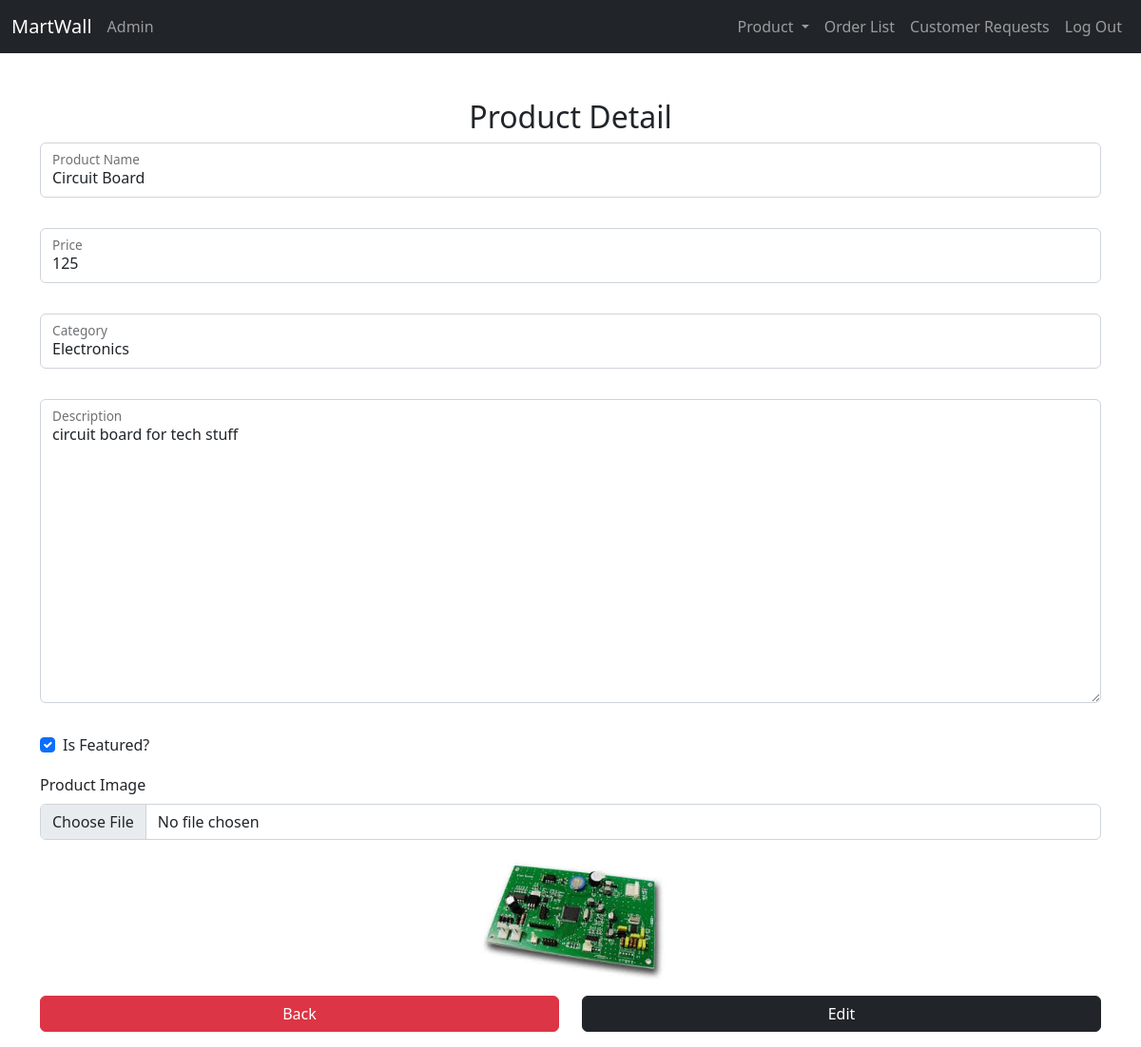
Screenshot of /Product/details/27 (signed in) with the database file from the repository.
### tables this page shows
CREATE TABLE `product` (
  `product_id` int(5) NOT NULL,
  `product_name` varchar(20) NOT NULL,
  `price` double(8,2) NOT NULL,
  `description` text NOT NULL,
  `is_featured` tinyint(1) NOT NULL,
  `category_id` int(5) NOT NULL,
  `product_image` varchar(50) NOT NULL
);

### app/core/Controller.php (called while the page is built, shortened)
<?php
class Controller{
	public function view($name, $data = []){
		include('app/views/' . $name . '.php');
	}
}

### app/controllers/Product.php (called while the page is built, shortened)
<?php
class Product extends \app\core\Controller {
	public function details($product_id) {
		$product = new \app\models\Product();
        $category = new \app\models\Category();
        $product = $product->getProductbyId($product_id);
        $category = $category->getCategories();
        $this->view('Product/adminProductDetail',  ['category'=>$category, 'product'=>$product]);
	}
}

### app/core/App.php (called while the page is built, shortened)
<?php
class App{
	private $method = 'index';
	public function __construct(){
		$url = self::parseUrl();
		if(isset($url[0])){
			unset($url[0]);
		}
		$this->controller = new $this->controller;
		if(isset($url[1])){
			if(method_exists($this->controller, $url[1])){
				$this->method = $url[1];
			}
			unset($url[1]);
		}
		$params = $url ? array_values($url) : [];
		call_user_func_array([$this->controller, $this->method], $params);
	}
	public static function parseUrl(){
		if(isset($_GET['url'])) {
			return explode('/',
				filter_var(
					rtrim($_GET['url'], '/')),
				FILTER_SANITIZE_URL);
		}
	}
}

### index.php (called while the page is built, shortened)
<?php
	new app\core\App();

### app/models/Product.php (called while the page is built, shortened)
<?php
class Product extends \app\core\Model {
  public function getProductbyId($product_id){
		$SQL = "SELECT * FROM product WHERE product_id=:product_id";
		$STMT = self::$_connection->prepare($SQL);
		$STMT->execute(['product_id'=>$product_id]);
		$STMT->setFetchMode(\PDO::FETCH_CLASS, 'app\models\Product');
		return $STMT->fetch();
	}
}

### app/core/Model.php (called while the page is built, shortened)
<?php
class Model {
	public function __construct(){
		$server = 'localhost';
		$dbname = 'ecom_project';
		$username = 'root';
		$password = '';
	}
}

### app/models/Category.php (called while the page is built, shortened)
<?php
class Category extends \app\core\Model{
	public function getCategories(){
		$SQL = "SELECT * FROM category";
		$STMT = self::$_connection->prepare($SQL);
		$STMT->execute();
		$STMT->setFetchMode(\PDO::FETCH_CLASS, 'app\models\Category');
		return $STMT->fetchAll();
	}
}

### app/views/Product/adminProductDetail.php (the view, shortened to what this page needs)
<!DOCTYPE html>
<html lang="en">
    <head>
        <link href="https://cdn.jsdelivr.net/npm/bootstrap@5.2.3/dist/css/bootstrap.min.css" rel="stylesheet">
    </head>
    <body>
        <?php include 'app\views\includes\adminHeader.php'; ?>
        <div class="container mt-5">
            <h2 class="h1-responsive font-weight-bold text-center">Product Detail</h2>
            <form action='' method='post' enctype='multipart/form-data'>
                <div class="row mb-3">
                    <div class="col">
                        <div class="form-floating mb-3">
                            <input type="text"  class="form-control" id="product_name" name="product_name" placeholder="Name" value="<?=$data['product']->product_name?>">
                            <label for=""product_name" class="col-sm-2 col-form-label">Product Name</label>
                        </div>
                    </div>
                </div>
                <div class="row mb-3">
                    <div class="col">
                        <div class="form-floating mb-3">
                            <input type="number" class="form-control" min="0.01" step="0.01" id="price" name="price" value="<?=$data['product']->price?>" >
                            <label for="product_price" class="col-sm-2 col-form-label">Price</label>
                        </div>
                    </div>
                </div>
                <div class="row mb-3">
                    <div class="col">
                        <div class="form-floating mb-3">
                            <select id="category_id" class="form-control" name="category_id" required>
                            <?php foreach ($data['category'] as $category) {   ?>
                                <option value="<?=$category->category_id?>"><?= $category->category_name?></option>
                            <?php } ?>
                            </select>
                            <label for="product_cate" class="col-sm-2 col-form-label">Category</label>
                        </div>
                    </div>
                </div>
                <div class="row mb-3">
                    <div class="col">
                        <div class="form-floating mb-3">
                            <textarea type="text" id="description" name="description" rows="2" class="form-control md-textarea" style="height: 20em"><?=$data['product']->description?></textarea>
                            <label for="product_desc" class="col-sm-2 col-form-label">Description</label>
                        </div>
                    </div>
                </div>
                <div class="row mb-3">
                    <div class="col">
                        <div class="form-check">
                            <input class="form-check-input" name="is_featured" type="checkbox" id="is_featured" <?php if ($data['product']->is_featured)
                                echo 'checked';?>>
                            <label>
                                Is Featured?
                            </label>
                        </div>
                    </div>
                </div>
                <div class="row mb-3">
                    <div class="col">
                        <label for="product_image" class="form-label">Product Image</label>
                        <input class="form-control" type="file" name="product_image" id="product_image"/>
                    </div>
                </div>
                <div class="row mb-3 text-center">
                    <div class="col">
                        <img id='product_img_preview' src='' style="max-width:200px;max-height:200px" />
                    </div>
                </div>
                <div class="row text-center mb-3">
                    <div class="col">
                        <a class="btn btn-danger w-100" href='/Admin/productList'>Back</a>
                    </div>
                    <div class="col">
                        <button type="submit" class="btn btn-dark w-100" name="action">Edit</button>
                    </div>
                </div>
            </form>
        </div>
    </body>
</html>

### rows the page displays
product: product_name "Circuit Board", price "125", description "circuit board for tech stuff", is_featured "☑"

### other values shown
form field category_id "Electronics"
